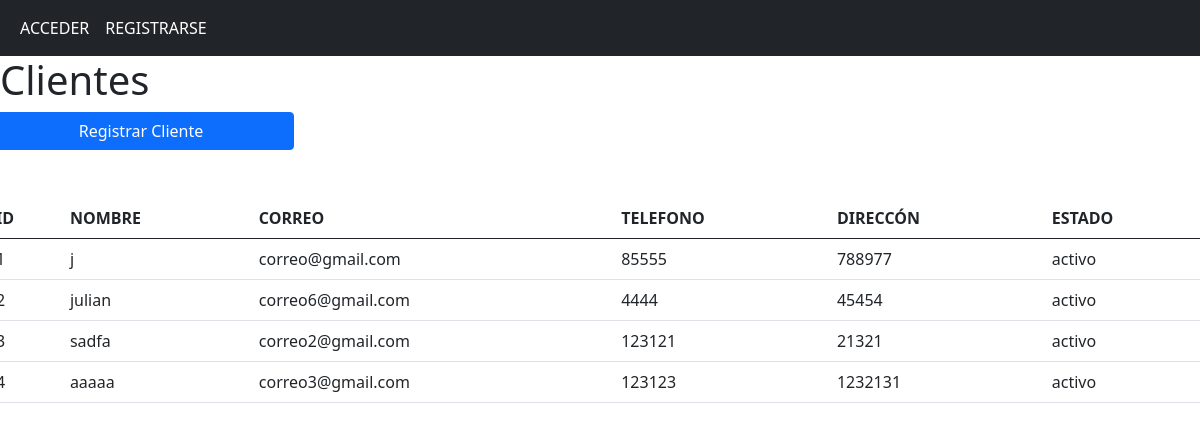
Screenshot of /clientes with the database file from the repository.
### app/models/models.py (models this page shows, shortened)
class Cliente(db.Model):
    id = db.Column(db.Integer, primary_key = True)
    nombre = db.Column(db.String(150), nullable = False)
    direccion = db.Column(db.String(150), nullable = False)
    telefono = db.Column(db.String(15), nullable = False)
    correo = db.Column(db.String(150), nullable = False, unique = True)
    tipo_cliente = db.Column(db.String(20), nullable = False)
    estado = db.Column(db.String(25), nullable = False)
    compras = db.relationship('Compra', backref = 'cliente', lazy = True, cascade="all, delete-orphan")
    facturas = db.relationship('Factura', backref = 'cliente', lazy = True, cascade="all, delete-orphan")

### app/controllers/nav.py (the view)
@nav.route('/clientes')
def clientes():
    clientes = Cliente.query.all()
    return render_template('clientes.html', clientes = clientes)

### app/templates/clientes.html (shortened to what this page needs)
{% extends "base.html" %}
{% block contenido %}
    <div class="row">
        <h1>Clientes</h1>
    </div>
    <div class="row">
        <button class=" btn btn-primary col-sm-3" id="registrar">Registrar Cliente</button>
    </div>
    <div class="row mt-5">
        <table class="table table-hover">
            <tr>
                <th>ID</th>
                <th>NOMBRE</th>
                <th>CORREO</th>
                <th>TELEFONO</th>
                <th>DIRECCÓN</th>
                <th>ESTADO</th>
            </tr>
            <tbody id="tbody">
                {% for cliente in clientes%}
                <tr>
                    <td>{{cliente.id}}</td>
                    <td>{{cliente.nombre}}</td>
                    <td>{{cliente.correo}}</td>
                    <td>{{cliente.telefono}}</td>
                    <td>{{cliente.direccion}}</td>
                    <td>{{cliente.estado}}</td>
                </tr>
                {% endfor%}
            </tbody>
        </table>
    </div>
{% endblock %}

### app/templates/base.html (shortened to what this page needs)
<!DOCTYPE html>
<html lang="en">
<head>
    <link href="https://cdn.jsdelivr.net/npm/bootstrap@5.0.2/dist/css/bootstrap.min.css" rel="stylesheet">
</head>
<body>
    <nav class="navbar navbar-expand-sm bg-dark navbar-dark">
        <div class="container-fluid">
            <ul class="navbar-nav">
                {% if current_user.is_authenticated %}
                <li class="nav-item">
                    <a class="nav-link active" href="{{url_for('nav.clientes')}}"> CLIENTES</a>
                </li>
                <li class="nav-item">
                    <a class="nav-link active" href="{{url_for('nav.productos')}}">PRODUCTOS</a>
                </li>
                <li class="nav-item">
                    <a class="nav-link active" href="{{url_for('nav.compras')}}">VENTAS</a>
                </li>
                <li class="nav-item">
                    <a class="nav-link active" href="{{url_for('nav.facturas')}}">FACTURAS</a>
                </li>
                <li class="nav-item">
                    <a class="nav-link active" href="{{url_for('aut.logout')}}">CERRAR SESIÓN</a>
                </li>
                {%else %}
                <li class="nav-item">
                    <a class="nav-link active" href="{{url_for('aut.login')}}">ACCEDER</a>
                </li>
                <li class="nav-item">
                    <a class="nav-link active" href="{{url_for('aut.registro')}}">REGISTRARSE</a>
                </li>
                {% endif %}
            </ul>
        </div>
    </nav>
    {%block contenido%}{%endblock%}
</body>
</html>

### rows the page displays
Cliente: nombre "j", correo "correo@gmail.com", telefono "85555", direccion "788977", estado "activo"
Cliente: nombre "julian", correo "correo6@gmail.com", telefono "4444", direccion "45454", estado "activo"
Cliente: nombre "sadfa", correo "correo2@gmail.com", telefono "123121", direccion "21321", estado "activo"
Cliente: nombre "aaaaa", correo "correo3@gmail.com", telefono "123123", direccion "1232131", estado "activo"
